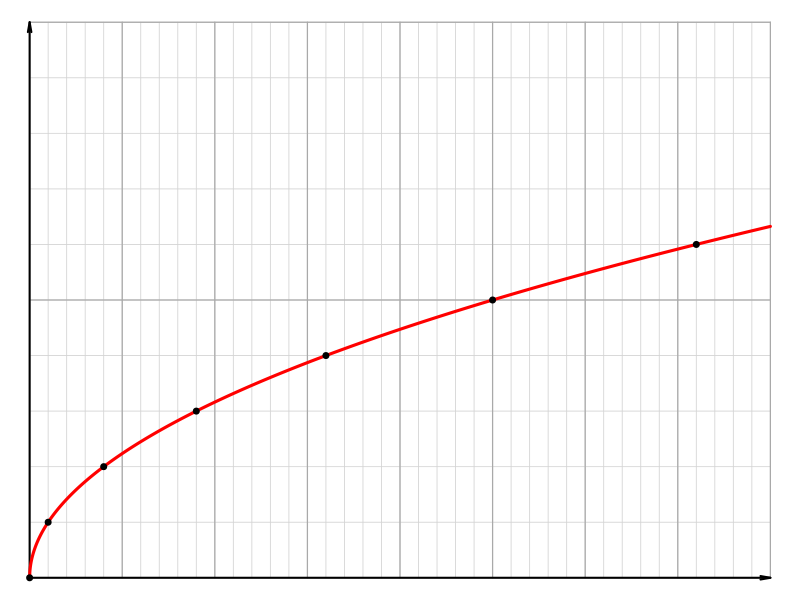
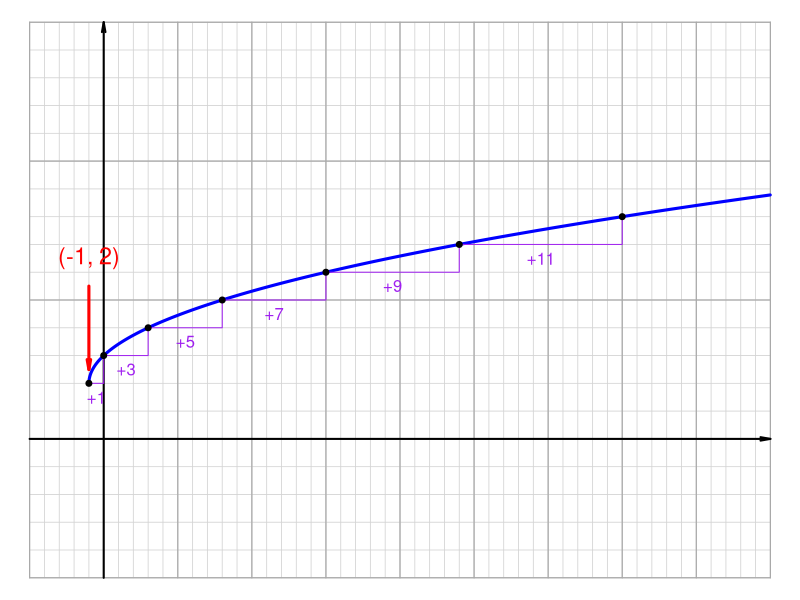

R code for these plots, in order:
## ---- chunk 1
sm = 5 #shift max
hk = sample(1:sm,2)*sample(c(-1,1),2,T)
h = hk[1]
k = hk[2]
eq = paste0("\\sqrt{x+",-h,"}+",k,collapse="")
eq = gsub("+-","-",eq,fixed=T)

abs = c(0,0,1,1,4,2,9,3,16,4,25,5,36,6)
als = character()
sols = character()
for(i in 1:length(abs)){
    ab = abs[i]
    ach = (ab-sm):(ab+sm)
    als = c(als,paste0("* ",ach,collapse="\n"))
    if(i%%2==1){
        sols = c(sols,paste0(1*((-sm:sm)==h),collapse=""))
    } else {
        sols = c(sols,paste0(1*((-sm:sm)==k),collapse=""))
    }
}
al = paste0(als,collapse="\n")

## ---- chunk 2
par(mar=c(0,0,0,0))
plot(0,0,"n",xlim=c(0,40),ylim=c(0,10),axes=F,ann=F)
for(i in 0:40){
    lines(c(i,i),c(0,10),lwd=0.8,col="lightgrey")
}
for(i in 0:10){
    lines(c(0,40),c(i,i),lwd=0.8,col="lightgrey")
}
for(i in seq(0,40,5)){
    lines(c(i,i),c(0,10),lwd=1.2,col="darkgrey")
}
for(i in seq(0,10,5)){
    lines(c(0,40),c(i,i),lwd=1.2,col="darkgrey")
}
arrows(0,0,40,0,0.1,10,2,lwd=2)
arrows(0,0,0,10,0.1,10,2,lwd=2)
x = seq(0,40,0.01)
y = sqrt(x)
lines(x,y,lwd=3,col="red")
xp = c(0,1,4,9,16,25,36)
yp = sqrt(xp)
points(xp,yp,pch=20,cex=1.2)

## ---- chunk 3
par(mar=c(0,0,0,0))
plot(0,0,"n",xlim=c(-5,45),ylim=c(-5,15),axes=F,ann=F)
for(i in -5:45){
    lines(c(i,i),c(-5,15),lwd=0.8,col="lightgrey")
}
for(i in -5:15){
    lines(c(-5,45),c(i,i),lwd=0.8,col="lightgrey")
}
for(i in seq(-5,45,5)){
    lines(c(i,i),c(-5,15),lwd=1.2,col="darkgrey")
}
for(i in seq(-5,15,5)){
    lines(c(-5,45),c(i,i),lwd=1.2,col="darkgrey")
}
arrows(-5,0,45,0,0.1,10,2,lwd=2)
arrows(0,-5,0,15,0.1,10,2,lwd=2)
x = seq(0,60,0.01)
y = sqrt(x)
x2 = x+h
y2 = y+k
x3 = x2[x2>-5]
y3 = y2[x2>-5]
x4 = x3[x3<45]
y4 = y3[x3<45]
lines(x4,y4,lwd=3,col="blue")
xp = c(0,1,4,9,16,25,36)+h
yp = sqrt(xp-h)+k
for(i in 2:length(xp)){
    lines(c(xp[i-1],xp[i],xp[i]),c(yp[i-1],yp[i-1],yp[i]),col="purple")
    text(mean(xp[(i-1):i]),yp[i-1]-0.5,paste0("+",i*2-3),col="purple")
}
text(h,k+4.5,paste0("(",h,", ",k,")"),col="red",cex=1.4)
arrows(h,k+3.5,h,k+0.5,length=0.1,angle=10,lwd=3,col="red")

points(xp,yp,pch=20,cex=1.2)
